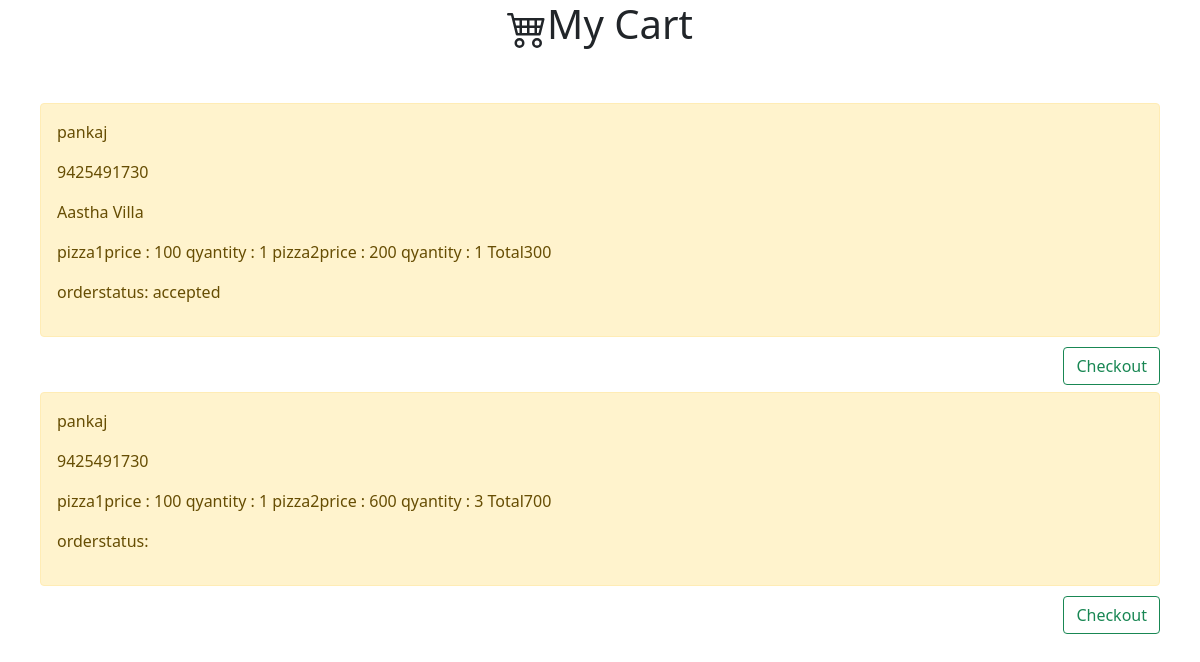
Screenshot of /userorders/ (signed in) with the database file from the repository.
### pizzaapp/models.py (models this page shows)
class OrderModel(models.Model):
    username = models.CharField(max_length=10)
    phoneno = models.CharField(max_length=10)
    address = models.CharField(max_length=10)
    ordereditems = models.CharField(max_length=10)
    status = models.CharField(max_length=10)
    amount = models.IntegerField(default=0)

### pizzaapp/views.py (the view)
# urls.py: path('userorders/',userorders),
def userorders(request):
    orders=OrderModel.objects.filter(username=request.user.username)
    context= {'orders':orders}
    return render(request,'pizzaapp/userorders.html',context)

### templates/pizzaapp/userorders.html (shortened to what this page needs)
{%extends 'base.html' %}
{%block content%}
<h1 style="text-align:center">My Cart</h1>
{%for order in orders%}
<div style="margin:40px; margin-top:55px" class="alert alert-warning" role="alert">
    <p>{{order.username}}</p>
    <p>{{order.phoneno}}</p>
    <p>{{order.address}}</p>
    <p>{{order.ordereditems}}</p>
    <p>orderstatus: {{order.status}}</p>
</div>
<input type="submit" style="float: right; margin-top:-30px; margin-right:40px" class="btn btn-outline-success" value="Checkout" name="">
{%endfor%}
{%endblock%}

### rows the page displays
OrderModel: username "pankaj", phoneno "9425491730", address "Aastha Villa", ordereditems "pizza1price : 100 qyantity : 1 pizza2price : 200 qyantity : 1 Total300", status "accepted"
OrderModel: username "pankaj", phoneno "9425491730", ordereditems "pizza1price : 100 qyantity : 1 pizza2price : 600 qyantity : 3 Total700"
